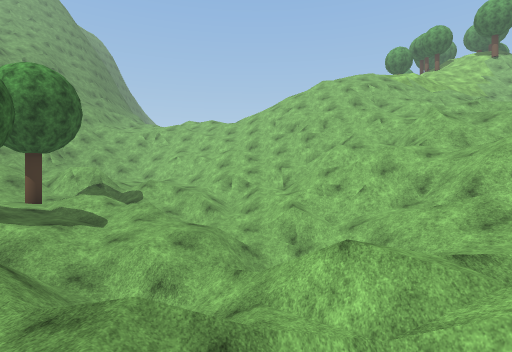
view 1 (above)

21 first-person views from a walk through a Unity game level. The camera is 1.4 m above the floor, looks level and sees 80° across. The floor is counted in squares, 2 m on a side. Each view is taken from the middle of a square. On the plan, view 1 faces up. The plan holds only what a view shows up to about 10 squares ahead; the rest is blank. The place goes on beyond the plan. Some trees and plants on the terrain are drawn as simple stand-ins. Surface patterns are stand-ins for the level's own textures.

view 2
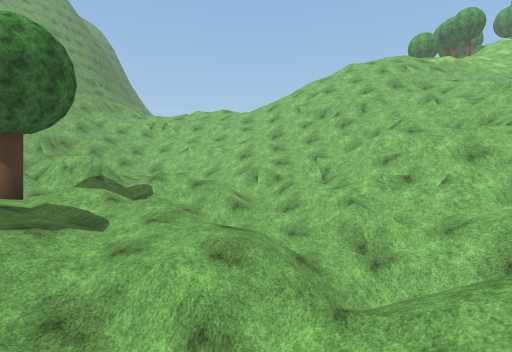

view 3
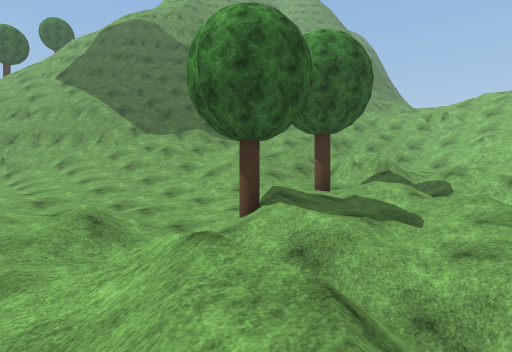

view 4
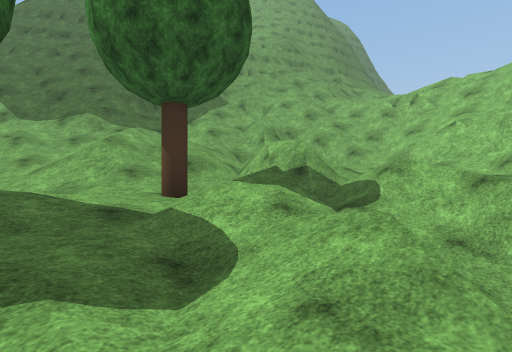

view 5
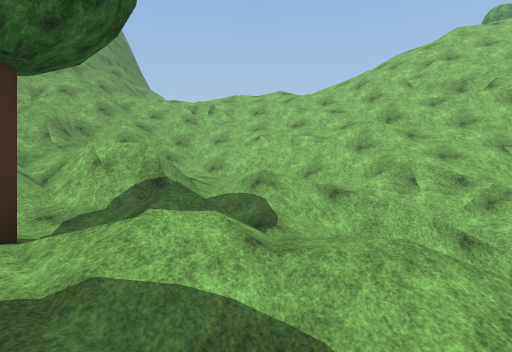

view 6
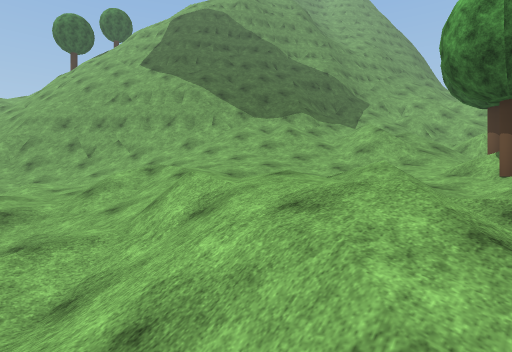

view 7
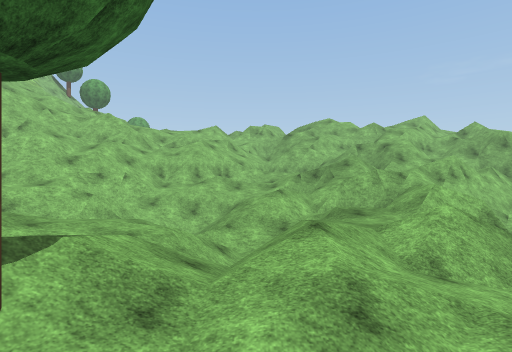

view 8
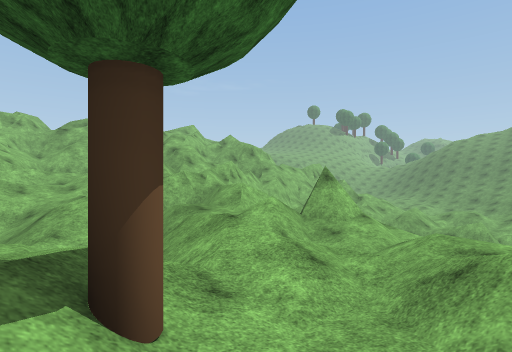

view 9
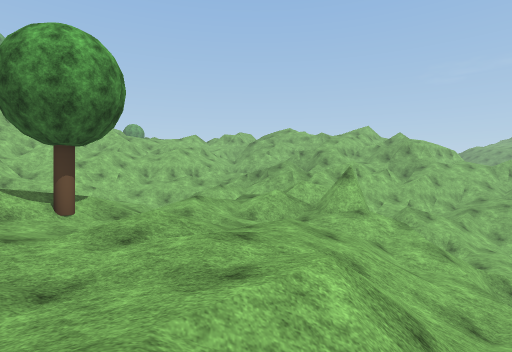

view 10
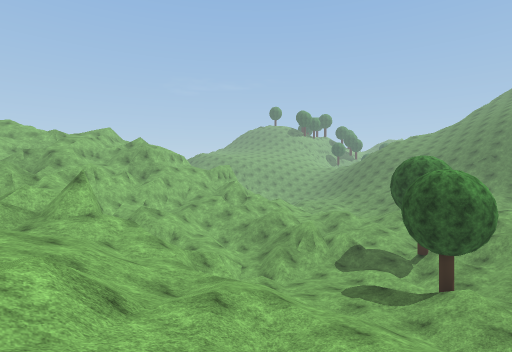

view 11
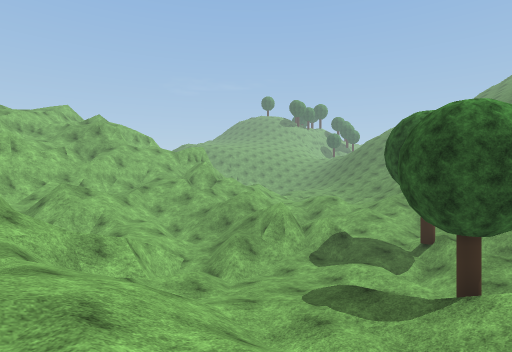

view 12
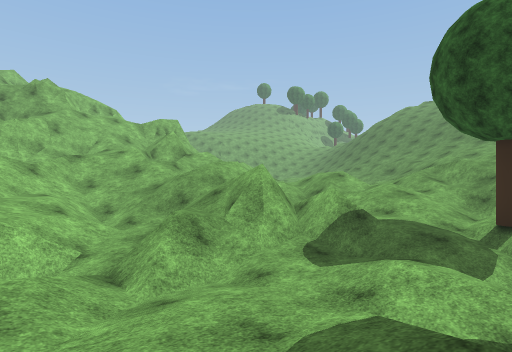

view 13
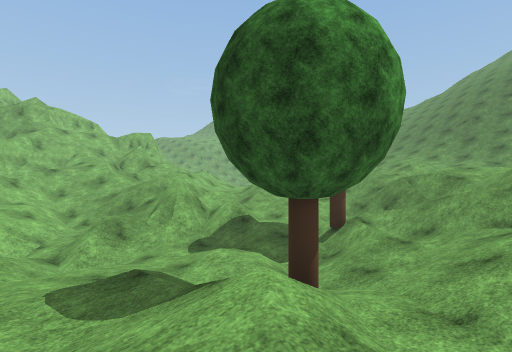

view 14
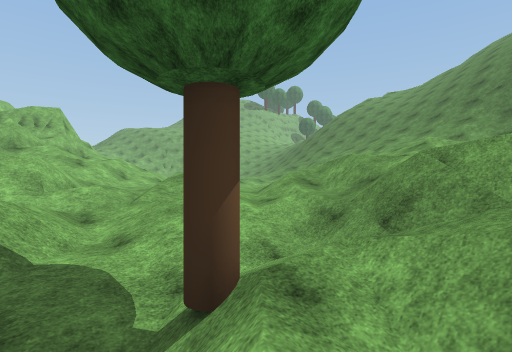

view 15
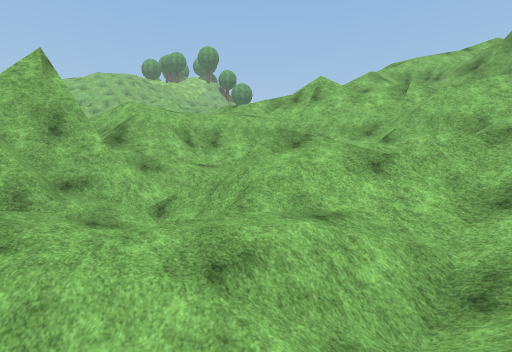

view 16
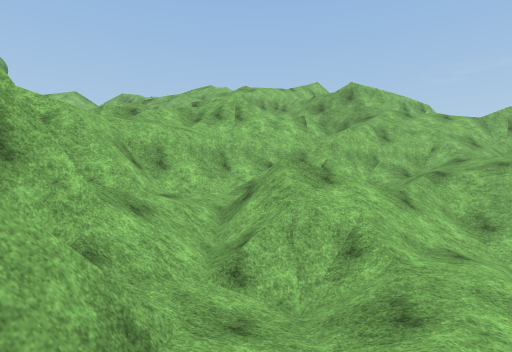

view 17
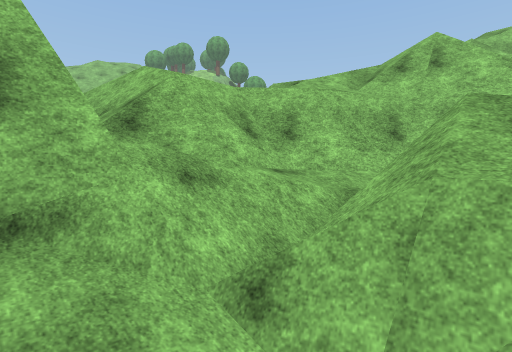

view 18
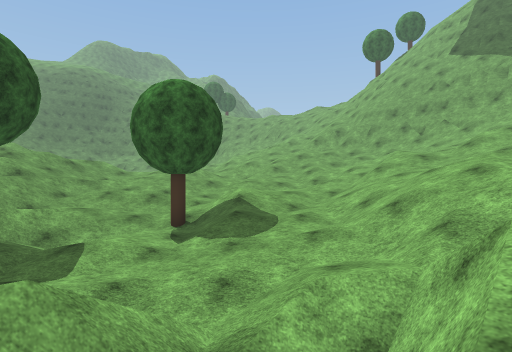

view 19
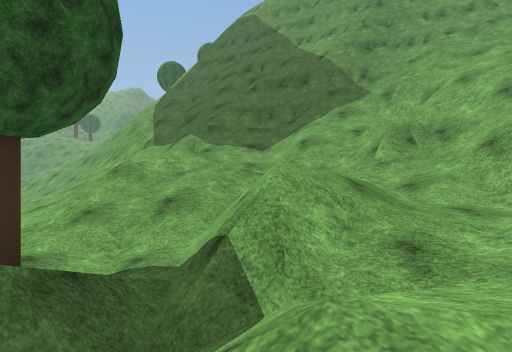

view 20
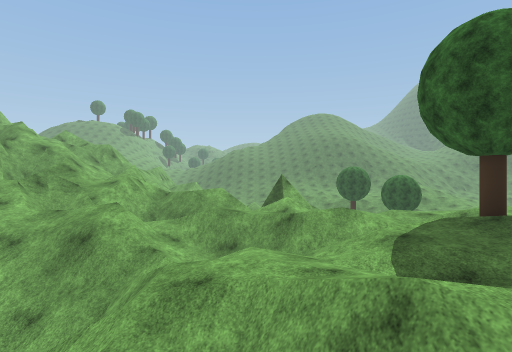

view 21
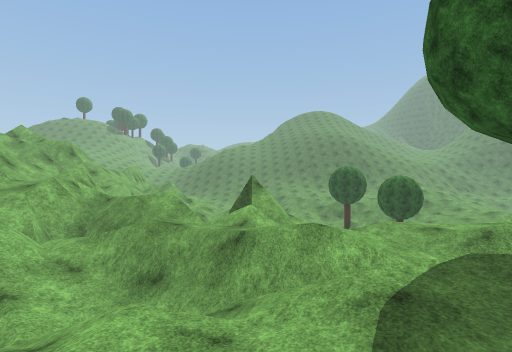

### Floor plan
Key: @ floor where view 1 was taken; # wall or solid block; . main floor; : floor 0.75 m higher than the main floor; - floor 0.75 m lower than the main floor; + floor 1.5 m higher than the main floor; _ floor 1.75 m lower than the main floor; * floor 2.25 m higher than the main floor; < floor 2.5 m lower than the main floor; ( floor 3.25 m lower than the main floor; % floor 4 m higher than the main floor; ! floor 4 m lower than the main floor; ? floor 4.75 m lower than the main floor; / step, stairs or slope; = window, fence, low wall or low ledge; v drop or lower ground; O other object.
Columns run from 12 left of view 1 to 8 right of it. Each row starts with its distance up from view 1.
 18 //      //
 17 =//    =/=
 16 /=///////////////
 15 /=//////==///=#//
 14 ///=//++/==///=#
 13 //////++++////
 12 /////*//++/=/=====/
 11 ///*/==////////#/=/
 10 /////////////////##//
  9 //////:///-///=//#=//
  8 //////O//////=//##=
  7 /////:::/../////##%
  6 ////:.//:/.//////##
  5 ////..O///////////#
  4 /:/../-////_////:/
  3 ::/..////./////=/
  2 ///...////../#//#
  1 /////////==#=#v/=
  0 -//-////=###@/#+/
 -1 //<///_-=####//// #
 -2 ///////=##///##////#=
 -3 //////////=///#v /=#=
 -4 (/!!!/!=///=/ /#//*/
 -5  (/!!!//=/(// /#=v//
 -6 !////??////////####/
 -7 (/O!!??//!/////##=
 -8 (////?/#////////#/
 -9 (/!////# ////  ///
-10 ////O!// // /=#/#/
-11 //////////=///= #
-12 ///////(//(///
-13  //==/((///(/

Positions as (right, up) in squares from view 1, and headings:
1: (0, 0), facing up
2: (-1, 2), facing up
3: (-2, 2), facing up-left
4: (-2, 6), facing up-left
5: (-4, 6), facing up
6: (-5, -1), facing up-left
7: (-7, 4), facing right
8: (-7, 6), facing down-right
9: (-11, 2), facing right
10: (-12, 2), facing down-right
11: (-11, -1), facing down-right
12: (-9, -4), facing down-right
13: (-12, -4), facing down-right
14: (-10, -9), facing down-right
15: (-4, -7), facing up-right
16: (-5, -3), facing right
17: (-3, -4), facing up-right
18: (-3, -5), facing left
19: (-3, 11), facing left
20: (-2, 10), facing down
21: (-3, 8), facing down
